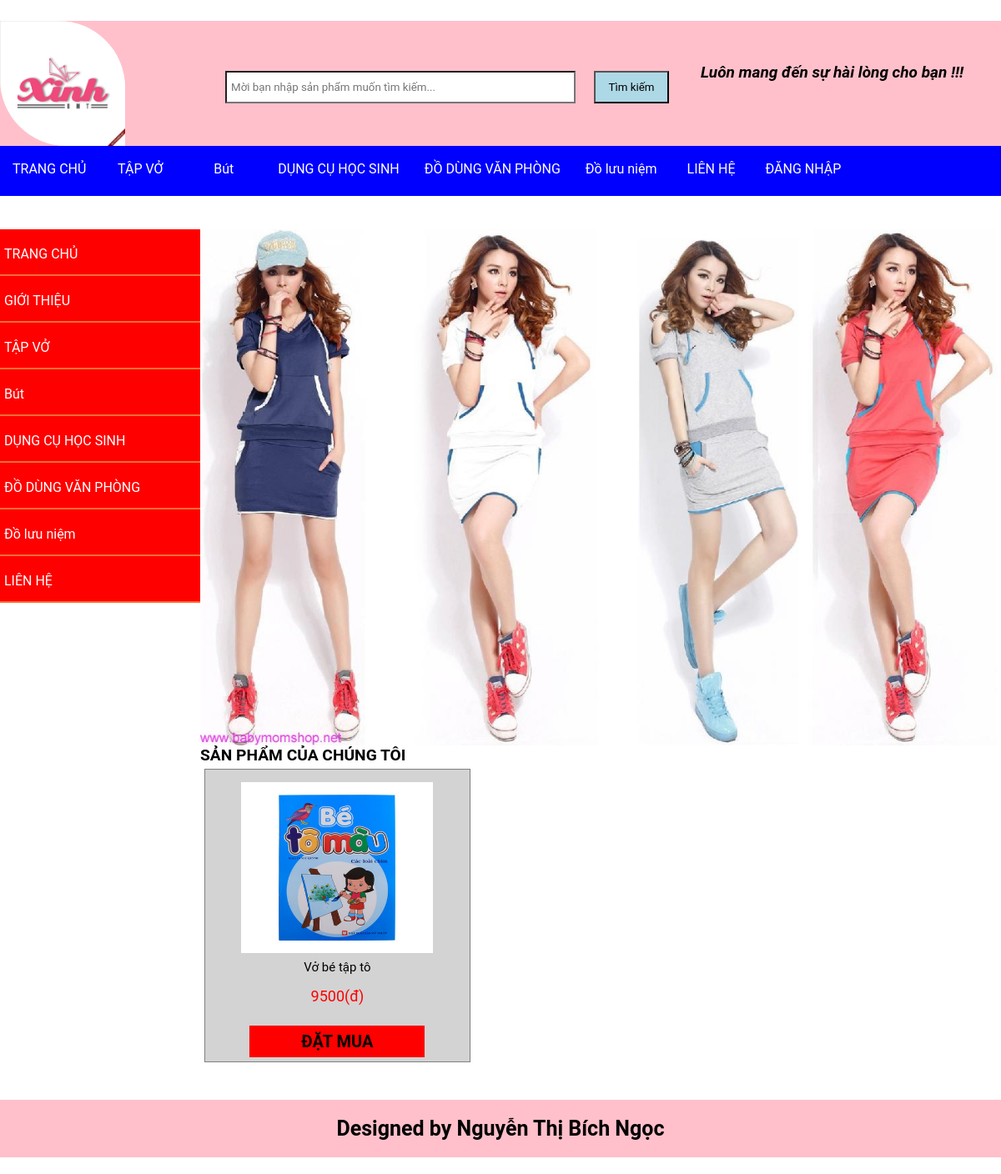
Before: / with the older database file.
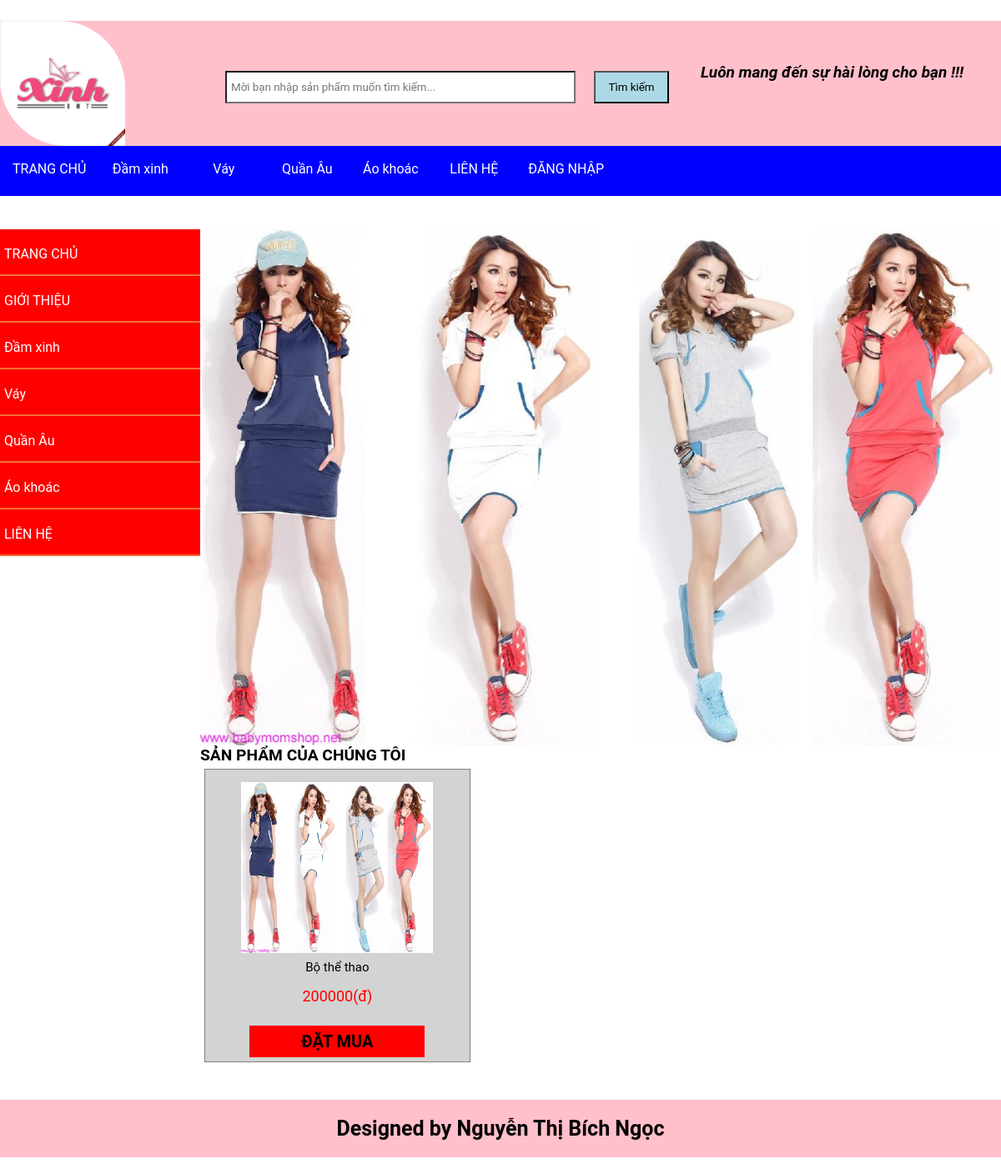
After: the same page with the newer database file.
### tables this page shows
CREATE TABLE `menu` (
  `id` int(11) NOT NULL,
  `name` varchar(120) NOT NULL,
  `info` text NOT NULL
);

CREATE TABLE `sp` (
  `id` int(10) UNSIGNED NOT NULL,
  `menu` int(10) UNSIGNED NOT NULL DEFAULT '1',
  `avatar` varchar(200) NOT NULL,
  `name` varchar(120) NOT NULL,
  `info` text NOT NULL,
  `excerpt` varchar(250) NOT NULL,
  `price` text NOT NULL
);

### template-parts/home.php (the view, shortened to what this page needs)
<div class="body-left" style="width: 20%;float: left;">
			<div class="body-left-menu" style="background: white !important">
				<ul>
					<li><a href="index.php?r=home" title="home">TRANG CHỦ</a></li>
					<li><a href="#" title="gioithieu">GIỚI THIỆU</a></li>
				<?php
					$sql = "SELECT * FROM menu";
					$rs = mysqli_query($conn, $sql);
					while( $r = mysqli_fetch_array($rs, MYSQLI_ASSOC) ):
				?>
					<li><a href="index.php?r=category&id=<?php echo $r['id']; ?>" title="<?php echo $r['info']?>"><?php echo $r["name"];?></a></li>
				<?php endwhile;?>
				<li><a href="index.php?r=about" title="lienhe">LIÊN HỆ</a></li>
			</ul>
			</div>
		</div>
			<div class="body-main" style="width: 80% !important;float: left;">
				<div id="banner-main">
					<img src="img/ngoc.jpg">
				</div>
				<div class="block-body-title">
					<h2>  SẢN PHẨM CỦA CHÚNG TÔI </h2>
				</div>
				<div class="block-body-list">
					<?php
						$rs = mysqli_query( $conn , "SELECT * FROM sp" );
						while(  $r = mysqli_fetch_array($rs, MYSQLI_ASSOC) ):
					?>s
						<div class="block-product">
							<div class="block-body-item" style="border:0.5px solid grey">
								<div class="block-body-item-img" style="width: 100%; height:65%;overflow: hidden; ">
									<img src="upload/<?php echo $r["avatar"] ?>" title="<?php echo $r["name"];?>" alt="<?php echo $r["name"]; ?>" style="width: 100%; max-width:230px ;  height:90%; ; display:block; padding-top: 15px;
										 transition-duration: 0.5s;  /*sẽ chứa gía trị là thời gian(đơn vị s = giây) nó sẽ thiết lập quá trình để phóng to thumbnail mất bao nhiêu thời gian*/
								        /* Safari & Google Chrome */
								        -webkit-transition-duration: 0.5s;
								        /* Mozilla Firefox */
								        -moz-transition-duration: 0.5s;
								        /* Opera */
								        -o-transition-duration: 0.5s;
								        /* IE 9 */
								        -ms-transition-duration: 0.5s;
									 "/>
								</div>
									<p class="block-body-title">
										<a href="index.php?r=single&id=<?php echo $r['id'];?>"><?php echo $r["name"];?></a>
									</p>
									<p class="price">
										</br><a href="index.php?r=cart&action=add&id=<?php echo $r['id']; ?>"><?php echo $r["price"] ."(đ)";?></a>
									</p>
									<p class="block-body-button-tieu-bieu" style="margin-bottom: 5px; background: red;">
										<a href="index.php?r=cart&action=add&id=<?php echo $r['id']; ?>" style=" color: black">ĐẶT MUA</a>
									</p>
							</div>
						</div>
					<?php endwhile;?>
				</div>
			</div>
				<?php
					if( empty( $_SESSION["products"])){
						return;
					}
				?>

### template-parts/menu.php
<div class="menu">
	<ul>
			<li><a href="index.php?r=home" title="home">TRANG CHỦ</a></li>
		<?php
			$sql = "SELECT * FROM menu";
			$rs = mysqli_query($conn, $sql);
			while( $r = mysqli_fetch_array($rs, MYSQLI_ASSOC) ):
		?>
			<li><a href="index.php?r=category&id=<?php echo $r['id']; ?>" title="<?php echo $r['info']?>"><?php echo $r["name"];?></a></li>
		<?php endwhile;?>
		<li><a href="index.php?r=about" title="lienhe">LIÊN HỆ</a></li>
		<li><a href="admin">ĐĂNG NHẬP</a></li>
	</ul>
</div>

Changed rows visible on the page:
removed menu: name "TẬP VỞ"
removed menu: name "Bút"
removed menu: name "DỤNG CỤ HỌC SINH"
removed menu: name "ĐỒ DÙNG VĂN PHÒNG"
removed menu: name "Đồ lưu niệm"
removed sp: avatar (picture), name "Vở bé tập tô", price "9500"
added menu: name "Đầm xinh"
added menu: name "Váy"
added menu: name "Quần Âu"
added menu: name "Áo khoác"
added sp: avatar (picture), name "Bộ thể thao", price "200000"
